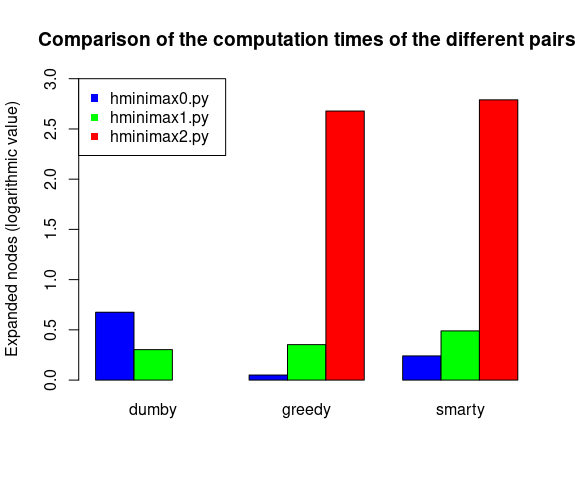

Source code (R):
dumby_time <- c(0.6751060485839844, 0.3033175468444824, Inf)
greedy_time <- c(0.05023622512817383, 0.3528401851654053, 2.678455352783203)
smarty_time<- c(0.2405099868774414, 0.48928165435791016, 2.790019989013672)

colors <- c("blue", "green", "red", "blue", "green", "red", "blue", "green", "red")

barplot(cbind(dumby_time, greedy_time, smarty_time), beside = TRUE, names.arg = c("dumby", "greedy", "smarty"), col = colors, ylim = c(0,3), main = "Comparison of the computation times of the different pairs", ylab = "Expanded nodes (logarithmic value)")
legend("topleft", legend = c("hminimax0.py", "hminimax1.py", "hminimax2.py"), col=c("blue", "green", "red"), pch = c(15,15))
